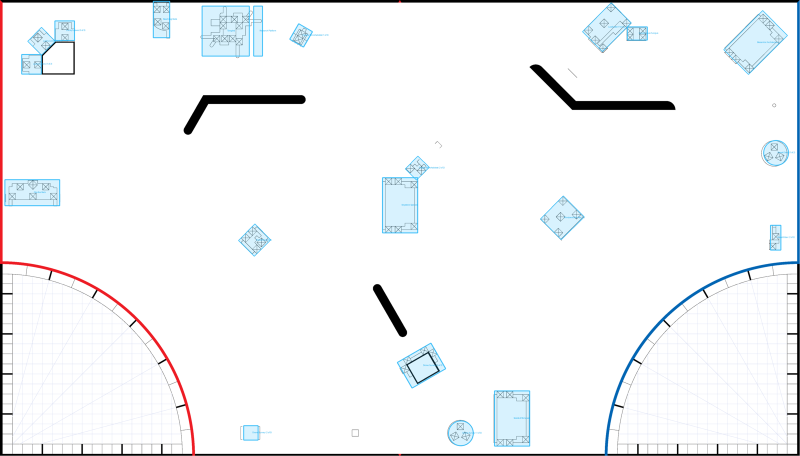
#> input picture research/field_maps/field-check.png, 1600 x 912 px (shown at 1/2 size)
$ python mat_import.py research/field_maps/field-check.png --out out.png
#> lines starting #> are read from the running program, lines starting #| are printed output that depends on the picture; after the words box and inside, x2 and y2 are one past the last pixel; in counts of white or black regions, pixels touching at a corner belong together
#> in compose_mat, handle is the input picture: PIL image 1600x912 RGB; mean R, G, B 243.9, 245.4, 246.9
"""
Compose a mat picture from FIRST's own documents.

FIRST's mat artwork is copyrighted, so it is not in this repository and this
never puts it in one. The picture is *composed* on this machine from the
documents FIRST publishes: the field guide's wireframe page is rendered,
cropped to the mat and scaled to the mat's physical size, so the picture
maps exactly onto the mat the robot drives on.

This is the same idea as the reference simulator's ``tools/mat-import``: the
artwork is never redistributed, it is made from the official document by the
person who owns the mat.

Two renderers are supported:

* ``pypdfium2`` (a pip wheel, no system packages), and
* ``pdftoppm`` from poppler, which is what the reference simulator uses.

Usage:
    python mat_import.py wireframe.pdf --page 2 --mat-mm 2004x1143 --out mat.png
    python mat_import.py scan.jpg --mat-mm 2004x1143 --out mat.png
"""

import argparse
import os
import shutil
import subprocess
import sys
import tempfile
from typing import Optional, Tuple

from PIL import Image

# The reference simulator's crop: the content below the page header and
# above the footer. It matches FIRST's "Wireframe & Path Diagram" layout.
HEADER_FRAC = 0.22
FOOTER_FRAC = 0.95
# A pixel is "content" when its brightness is below this.
DARK = 200


def autocrop(image: Image.Image, header_frac: float = HEADER_FRAC,
             footer_frac: float = FOOTER_FRAC) -> Optional[Tuple[int, int, int, int]]:
    """The bounding box of the drawing on the page, in pixels.

    The header and the footer are skipped, because a field guide page has
    text in both and the drawing is in between.

    Returns:
        The box as ``(x0, y0, x1, y1)``, or None when the page has no
        drawing in it.
    """
#> called with header_frac = 0.22, footer_frac = 0.95
    width, height = image.size
#> width = 1600; height = 912
    band = image.convert("L").crop(
        (0, int(height * header_frac), width, int(height * footer_frac)))
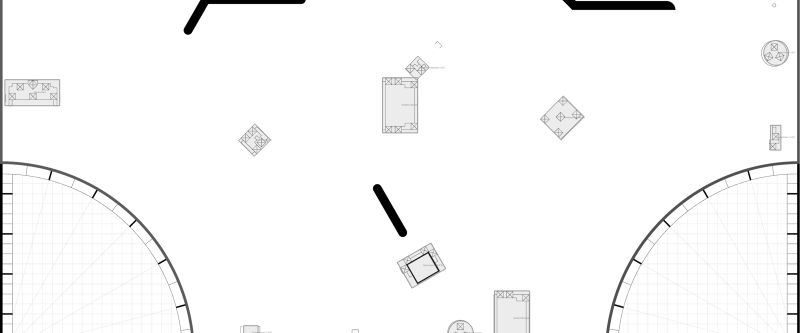
#> band: PIL image 1600x666 L (shown at 1/2 size); min 0, max 255, mean 248.2
    # Anything dark enough is content; the mask's bounding box is the crop.
    mask = band.point(lambda value: 255 if value < DARK else 0)
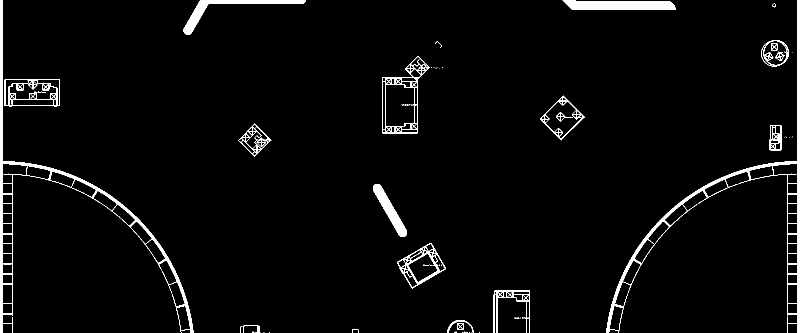
#> mask: PIL image 1600x666 L (shown at 1/2 size); 3.5% white; 73 white regions (51 under 20 px), largest, box (x1, y1, x2, y2) and area: (1212, 0, 1600, 666) 9192, (0, 0, 387, 666) 8768, (1125, 0, 1351, 20) 3868
    box = mask.getbbox()
#> box = (0, 0, 1600, 666)
    if box is None:
        return None
    x0, y0, x1, y1 = box
#> x0 = 0; y0 = 0; x1 = 1600; y1 = 666
    return (x0, y0 + int(height * header_frac), x1, y1 + int(height * header_frac))


def render_pdf_page(path: str, page: int, dpi: int = 300) -> Image.Image:
    """Render one page of a PDF as an image.

    Raises:
        RuntimeError: when no renderer is available.
    """
    try:
        import pypdfium2 as pdfium
    except ImportError:
        pdfium = None

    if pdfium is not None:
        document = pdfium.PdfDocument(path)
        try:
            bitmap = document[page - 1].render(scale=dpi / 72.0)
            return bitmap.to_pil().convert("RGB")
        finally:
            document.close()

    if shutil.which("pdftoppm"):
        with tempfile.TemporaryDirectory() as tmp:
            base = os.path.join(tmp, "page")
            subprocess.run(
                ["pdftoppm", "-r", str(dpi), "-f", str(page), "-l", str(page),
                 "-png", path, base],
                check=True, stderr=subprocess.DEVNULL)
            files = sorted(os.listdir(tmp))
            if not files:
                raise RuntimeError("the page did not render")
            with Image.open(os.path.join(tmp, files[0])) as handle:
                return handle.convert("RGB")

    raise RuntimeError(
        "no PDF renderer: pip install pypdfium2, or install poppler's "
        "pdftoppm")


def compose_mat(source: str, out_path: str, mat_mm: str = "2004x1143",
                page: int = 2, px_per_mm: float = 2.0,
                crop: Optional[str] = None) -> dict:
    """Make a mat picture that maps exactly onto the physical mat.

    Args:
        source: a PDF (a page of it is rendered) or an image.
        out_path: where to write the PNG.
        mat_mm: the mat's physical size, ``WIDTHxHEIGHT`` in millimetres.
        page: the PDF page to render.
        px_per_mm: the output's resolution.
        crop: an explicit crop box, ``x0,y0,x1,y1``, in the rendered
            pixels. None crops to the drawing.

    Returns:
        A dict with the crop, the source aspect, the mat aspect and the
        output's size.
    """
    width_mm, height_mm = (float(value) for value in mat_mm.lower().split("x"))
    if source.lower().endswith(".pdf"):
        image = render_pdf_page(source, page)
    else:
        with Image.open(source) as handle:
            image = handle.convert("RGB")

    if crop:
        box = tuple(int(value) for value in crop.split(","))
    else:
        found = autocrop(image)
#> found = (0, 200, 1600, 866)
        if found is None:
            raise RuntimeError("the page has no drawing on it")
        box = found
#> box = (0, 200, 1600, 866)

    x0, y0, x1, y1 = box
#> x0 = 0; y0 = 200; x1 = 1600; y1 = 866
    cropped = image.crop((x0, y0, x1 + 1, y1 + 1))
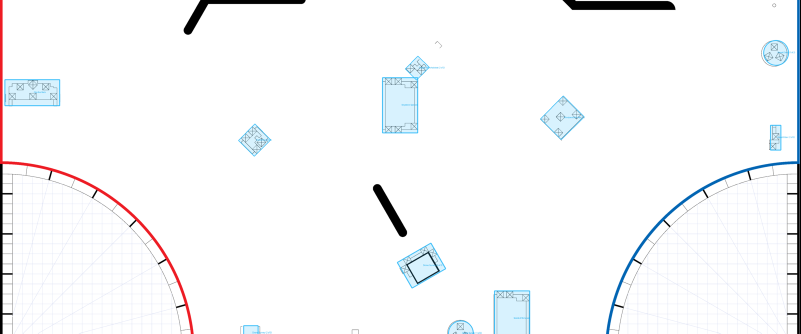
#> cropped: PIL image 1601x667 RGB (shown at 1/2 size); mean R, G, B 247.3, 248.2, 249.4
    size = (round(width_mm * px_per_mm), round(height_mm * px_per_mm))
    cropped.resize(size, Image.LANCZOS).save(out_path)
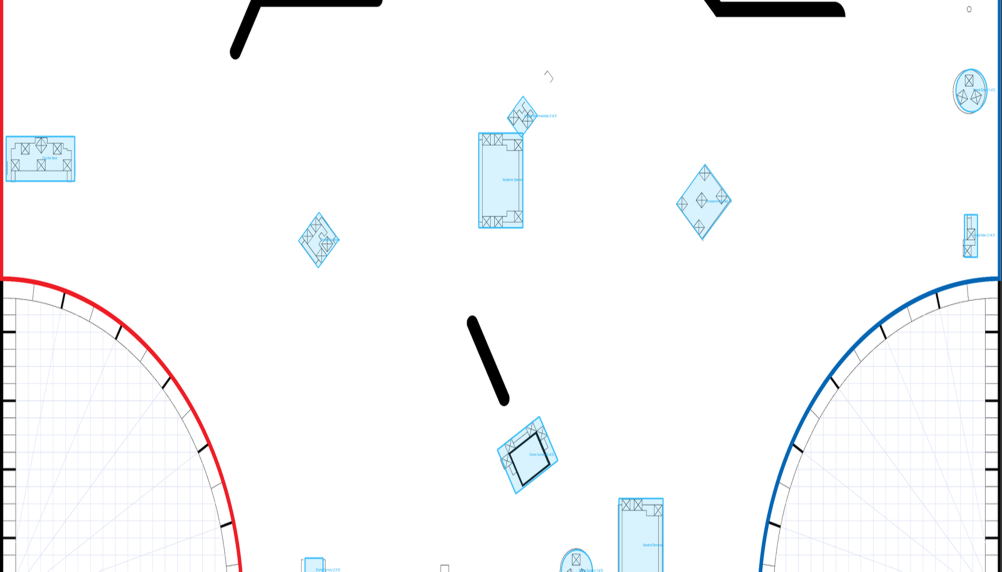
#> saved as out.png: PIL image 4008x2286 RGB (shown at 1/4 size); mean R, G, B 247.3, 248.1, 249.4

    source_aspect = (x1 - x0 + 1) / (y1 - y0 + 1)
#> source_aspect = 2.4
    mat_aspect = width_mm / height_mm
    aspect_error = abs(source_aspect - mat_aspect) / mat_aspect
#> aspect_error = 0.369
    result = {
        "crop": list(box),
        "source_aspect": source_aspect,
        "mat_aspect": mat_aspect,
        "aspect_error": aspect_error,
        "size": list(size),
        "out": out_path,
    }
#> result = {'crop': [0, 200, 1600, 866], 'source_aspect': 2.4, 'mat_aspect': 1.75, 'aspect_error': 0.369, 'size': [4008, 2286], 'out': 'out.png'}
    if aspect_error > 0.01:
        # The picture is stretched to the mat's size, so a crop that is not
        # the mat's shape puts its features away from where they belong.
        # The caller decides what to do about it; the number is in the
        # result either way.
        print(
            "WARNING: the source aspect differs from the mat by more than 1% "
            f"({source_aspect:.4f} against {mat_aspect:.4f}); check the mat "
            "size or the crop.",
            file=sys.stderr)
    return result


def main(argv=None) -> int:
    parser = argparse.ArgumentParser(
        description="Compose a mat picture from FIRST's own documents.")
    parser.add_argument("source", help="a PDF page or an image")
    parser.add_argument("--page", type=int, default=2)
    parser.add_argument("--mat-mm", default="2004x1143")
    parser.add_argument("--px-per-mm", type=float, default=2.0)
    parser.add_argument("--out", required=True)
    parser.add_argument("--crop", help="x0,y0,x1,y1 in the rendered pixels")
    args = parser.parse_args(argv)

    try:
        result = compose_mat(
            args.source, args.out, mat_mm=args.mat_mm, page=args.page,
            px_per_mm=args.px_per_mm, crop=args.crop)
    except (OSError, RuntimeError, ValueError) as exc:
        print(f"Could not make the mat picture: {exc}", file=sys.stderr)
        return 1
    print(
        "crop={crop} source aspect={source_aspect:.4f} mat aspect="
        "{mat_aspect:.4f} -> {out} {size}".format(**result))
#| crop=[0, 200, 1600, 866] source aspect=2.4003 mat aspect=1.7533 -> out.png [4008, 2286]
    return 0


if __name__ == "__main__":
    raise SystemExit(main())
#> (the program exits here)
